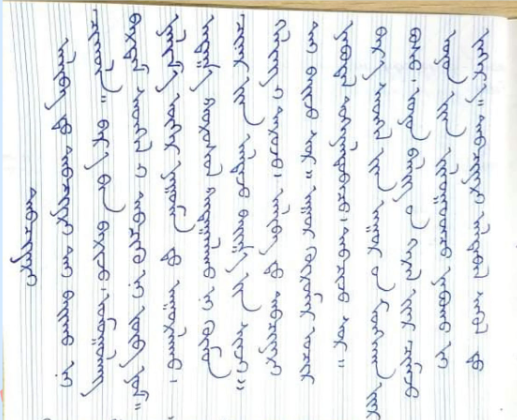
#> input picture adiya/word_segmentation/data/mine.png, 517 x 420 px
$ jupyter execute gpt_preprocess.ipynb
#> lines starting #> are read from the running program, lines starting #| are printed output that depends on the picture; after the words box and inside, x2 and y2 are one past the last pixel; in counts of white or black regions, pixels touching at a corner belong together
### adiya/word_segmentation/segmenter.py
import cv2
import numpy as np
import matplotlib.pyplot as plt
from scipy.signal import find_peaks, peak_widths
from collections import deque
from PIL import Image


# [170 lines left out: functions line_segmenter, segment_words_from_line, not called in this run]


def estimate_vertical_skew_and_draw(gray, show_debug=True):
    # Edge detection
#> called with show_debug = True
    edges = cv2.Canny(gray, 50, 150, apertureSize=3)
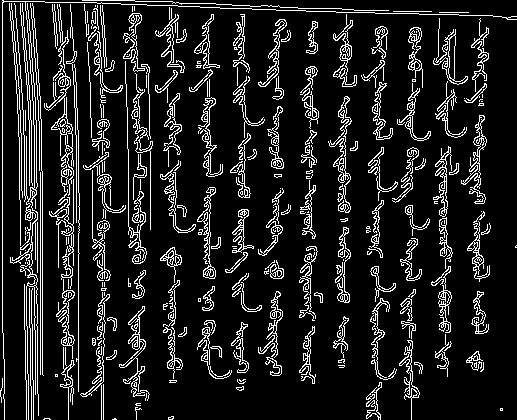
#> edges: shape (420, 517); 12.2% white in thin lines or dots

    # Probabilistic Hough Line Transform
    lines = cv2.HoughLinesP(edges, rho=1, theta=np.pi/180, threshold=100,
                            minLineLength=100, maxLineGap=10)
#> lines = 35 rows, first 6: [2, 332, 2, 0], [78, 391, 78, 220], [97, 3, 400, 13], [34, 125, 35, 236], [30, 266, 33, 419], [40, 374, 40, 172]

    angles = []

    if lines is not None:
        for line in lines:
            x1, y1, x2, y2 = line[0]
            angle = abs(np.degrees(np.arctan2(y2 - y1, x2 - x1))) % 180

            # Consider only nearly vertical lines (angle near 90°)
            if 75 <= angle <= 105:
                angles.append(angle)
#> this loop made 35 passes
#> (x1, y1, x2, y2, angle) on passes 1 to 8: (2, 332, 2, 0, 90), (78, 391, 78, 220, 90), (97, 3, 400, 13, 1.89), (34, 125, 35, 236, 89.48), (30, 266, 33, 419, 88.88), (40, 374, 40, 172, 90), (29, 327, 29, 198, 90), (42, 374, 42, 171, 90)
#> after the loop, angles = 34 values, max 90 at index 0, min 88.88 at index 3, mean 89.63
                # if show_debug:
                #     cv2.line(img, (x1, y1), (x2, y2), (0, 255, 0), 2)

    if not angles:
        print("No vertical lines detected.")
        return gray, 0.0

    median_angle = np.median(angles)
#> median_angle = 90
    # print(angles)
    skew_from_vertical = 90 - median_angle
#> skew_from_vertical = 0
    print(f"Detected skew: {skew_from_vertical:.2f}° (to vertical)")
#| Detected skew: 0.00° (to vertical)

    # Rotate back to vertical
    gray_pil = Image.fromarray(gray).convert("L")
    rotated = gray_pil.rotate(skew_from_vertical, resample=Image.BICUBIC, expand=True, fillcolor=0)

    return np.array(rotated)

### adiya/word_segmentation/gpt_preprocess.ipynb
[cell 1]
import cv2
import numpy as np
import matplotlib.pyplot as plt
from scipy.signal import find_peaks, peak_widths
from collections import deque
import segmenter as st

# Load image in grayscale
# image_path = 'data/test6.png'  # change this to your file path
# image_path = '../test_images/get_test1.jpg'  # change this to your file path
  # change this to your file path
image_path = 'data/mine.png'
gray = cv2.imread(image_path, cv2.IMREAD_GRAYSCALE)
gray = st.estimate_vertical_skew_and_draw(gray)
# Binarize the image (invert to make text=1, background=0)
_, binary = cv2.threshold(gray, 0, 255, cv2.THRESH_BINARY_INV + cv2.THRESH_OTSU)
#> binary: shape (420, 517); 12.2% white; 156 white regions (51 under 20 px), largest, box (x1, y1, x2, y2) and area: (3, 0, 517, 20) 4643, (329, 96, 351, 213) 600, (10, 186, 38, 287) 583

h, w = binary.shape

# Make a mask slightly larger than the image (required by floodFill)
mask = np.zeros((h + 2, w + 2), np.uint8)

# Flood fill from each corner
cv2.floodFill(binary, mask, (0, 0), 0)
cv2.floodFill(binary, mask, (w - 1, 0), 0)
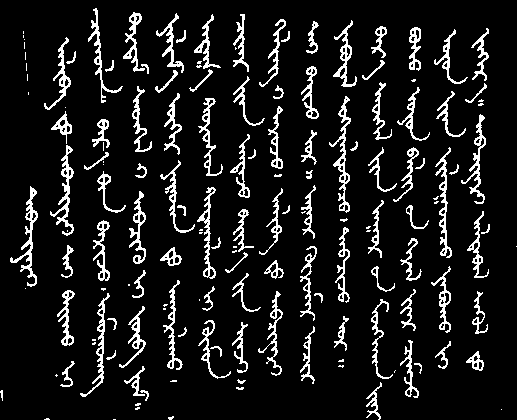
#> binary: shape (420, 517); 10.1% white in thin lines or dots
cv2.floodFill(binary, mask, (0, h - 1), 0)
cv2.floodFill(binary, mask, (w - 1, h - 1), 0)

# Show the grayscale and binary images
plt.figure(figsize=(12, 4))
plt.subplot(1, 2, 1)
plt.title("Grayscale Image")
plt.imshow(gray, cmap='gray')
plt.axis('off')

plt.subplot(1, 2, 2)
plt.title("Binarized (Inverted)")
plt.imshow(binary, cmap='gray')
plt.axis('off')
plt.show()

[cell 2]
vertical_density = np.sum(binary > 0, axis=0)
#> vertical_density = 517 values, max 239 at index 208, min 0 at index 3, mean 42.4

# Detect peaks
peaks, _ = find_peaks(vertical_density, distance=10, prominence=20)
#> peaks = [30, 67, 103, 138, 173, 208, 242, 276, 309, 344, 377, 410, 445, 478]

# Compute widths of the peaks
results_half = peak_widths(vertical_density, peaks, rel_height=0.3)
widths = results_half[0]  # Widths in number of pixels
#> widths = [2.24, 3.3, 3.11, 3.54, 3.26, 2.7, 2.57, 2.66, 3.76, 2.73, 3.03, 2.46, 3.16, 2.65]

# Visualize
plt.figure(figsize=(12, 4))
plt.plot(vertical_density, label='Vertical Density')
plt.plot(peaks, vertical_density[peaks], "rx", label='Detected Backbones')
plt.hlines(results_half[1], results_half[2], results_half[3], color="C2", label='Peak Widths')
plt.title("Backbone Peaks with Widths")
plt.legend()
plt.grid(True)
plt.show()
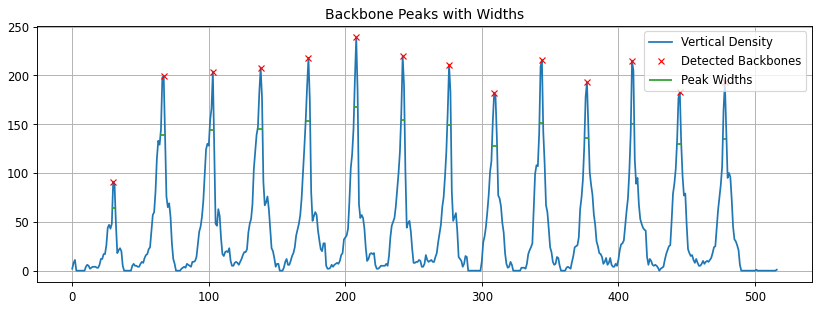
#> figure drawn by matplotlib, 1 panel; curve peaks at x = 208, y = 239; curve peaks at x = 208, y = 239

[cell 3]
results_half = peak_widths(vertical_density, peaks, rel_height=0.3)
left_ips = results_half[2].astype(int)
#> left_ips = [29, 64, 100, 135, 170, 206, 240, 274, 307, 342, 375, 409, 442, 476]
right_ips = results_half[3].astype(int)
#> right_ips = [31, 67, 103, 139, 174, 209, 243, 277, 311, 344, 378, 411, 446, 479]

# Create blank image to draw backbones
backbone_mask = np.zeros_like(binary)

# Draw vertical lines based on actual peak width
for left, right in zip(left_ips, right_ips):
    backbone_mask[:, left:right + 1] = 255
#> this loop made 14 passes
#> (left, right) on passes 1 to 8: (29, 31), (64, 67), (100, 103), (135, 139), (170, 174), (206, 209), (240, 243), (274, 277)
#> backbone_mask: shape (420, 517); 11% white; 14 white regions, largest, box (x1, y1, x2, y2) and area: (135, 0, 140, 420) 2100, (170, 0, 175, 420) 2100, (307, 0, 312, 420) 2100

# Visualize backbone lines on top of the binary image
combined = cv2.addWeighted(binary, 0.7, backbone_mask, 0.7, 0)

plt.figure(figsize=(6, 8))
plt.title("Backbones with Actual Widths on Binary Image")
plt.imshow(combined, cmap='gray')
plt.axis('off')
plt.show()

[cell 4]
# Create blank image to draw regions
line_regions = np.zeros_like(binary)
height, width = binary.shape
visited = np.zeros_like(binary, dtype=bool)
line_bounding_boxes = []

def is_valid(y, x):
    return 0 <= x < width and 0 <= y < height and not visited[y, x] and binary[y, x] > 0

# Region growing for each backbone width
for left, right in zip(left_ips, right_ips):
    coords = []
    for x in range(left, right + 1):
        for y in range(height):
            if binary[y, x] > 0 and not visited[y, x]:
                queue = deque()
                queue.append((y, x))

                while queue:
                    cy, cx = queue.popleft()
                    if not is_valid(cy, cx):
                        continue
                    visited[cy, cx] = True
                    line_regions[cy, cx] = 255
                    coords.append((cy, cx))

                    for dy in [-1, 0, 1]:
                        for dx in [-1, 0, 1]:
                            ny, nx = cy + dy, cx + dx
                            if is_valid(ny, nx):
                                queue.append((ny, nx))

    if coords:
        ys, xs = zip(*coords)
        x_min, x_max = min(xs), max(xs)
        y_min, y_max = min(ys), max(ys)
        line_bounding_boxes.append((x_min, y_min, x_max, y_max))
#> this loop made 14 passes
#> (left, right, x_min, x_max, y_min, y_max) on passes 1 to 8: (29, 31, 10, 37, 186, 286), (64, 67, 44, 75, 37, 386), (100, 103, 80, 125, 8, 396), (135, 139, 119, 151, 12, 409), (170, 174, 155, 194, 13, 419), (206, 209, 189, 230, 14, 378), (240, 243, 225, 264, 14, 389), (274, 277, 258, 285, 19, 375)
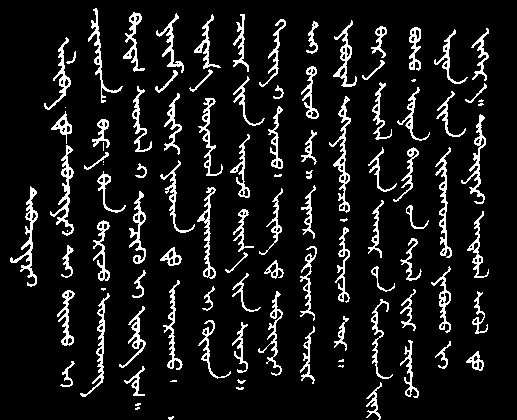
#> line_regions: shape (420, 517); 9.7% white in thin lines or dots
#> visited: shape (420, 517) bool; 9.7% white in thin lines or dots
#> after the loop, line_bounding_boxes = 14 items, first 6: (10, 186, 37, 286), (44, 37, 75, 386), (80, 8, 125, 396), (119, 12, 151, 409), (155, 13, 194, 419), (189, 14, 230, 378)
output = cv2.cvtColor(gray, cv2.COLOR_GRAY2BGR)

for (x_min, y_min, x_max, y_max) in line_bounding_boxes:
    cv2.rectangle(output, (x_min, y_min), (x_max, y_max), (0, 0, 0), 2)
#> this loop made 14 passes
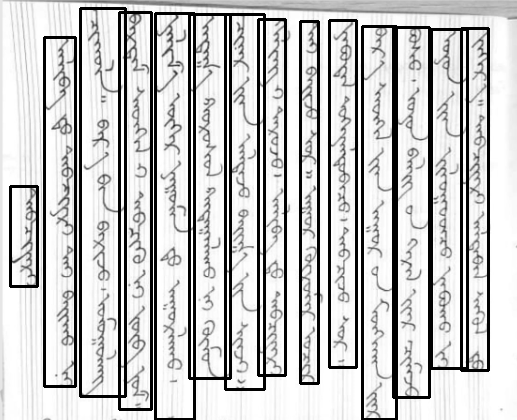
#> output: shape (420, 517, 3); min 0, max 255, mean 199.9
# Visualize the regions
plt.figure(figsize=(6, 8))
plt.title("Smart-Grown Line Regions (Using Backbone Width)")
plt.imshow(output, cmap='gray')
plt.axis('off')
plt.show()

[cell 5]
def segment_words_from_line(gray, binary, line_bbox, overlap_threshold=0.3, adiya = False):
    """
    Segments words from a line image using connected components and merges nearby bounding boxes.

    Args:
        gray (np.ndarray): Grayscale version of the original image.
        binary (np.ndarray): Binary version of the image.
        line_bbox (tuple): Bounding box of the line (x_min, y_min, x_max, y_max).
        overlap_threshold (float): Threshold to merge overlapping word boxes.

    Returns:
        List[Tuple[int, int, int, int]]: List of word bounding boxes in original image coordinates.
    """
    line_x_min, line_y_min, line_x_max, line_y_max = line_bbox
    line_width = line_x_max - line_x_min

    line_piece = binary[line_y_min:line_y_max, line_x_min:line_x_max]
    binary_line = (line_piece > 0).astype(np.uint8)

    # Get connected components with stats
    num_labels, labels, stats, _ = cv2.connectedComponentsWithStats(binary_line)

    # Create a clean mask
    clean_mask = np.zeros_like(binary_line)

    # Minimum area threshold (tune as needed)
    min_area = 30

    for i in range(1, num_labels):  # Skip background
        area = stats[i, cv2.CC_STAT_AREA]
        if area >= min_area:
            clean_mask[labels == i] = 255
    line_piece = clean_mask
    num_labels, labels = cv2.connectedComponents(line_piece)

    height, width = line_piece.shape
    expanded_bboxes = []

    for label in range(1, num_labels):
        y_coords, x_coords = np.where(labels == label)
        y_min, y_max = y_coords.min(), y_coords.max()
        x_min, x_max = x_coords.min(), x_coords.max()
        ratio =  (y_max - y_min) / (x_max - x_min)
        if ratio > 0.5:
            expanded_bboxes.append((x_min, y_min, x_max, y_max))

    def get_overlap_area(box1, box2):
        x_min1, y_min1, x_max1, y_max1 = box1
        x_min2, y_min2, x_max2, y_max2 = box2

        overlap_x_min = max(x_min1, x_min2)
        overlap_x_max = min(x_max1, x_max2)
        overlap_y_min = max(y_min1, y_min2)
        overlap_y_max = min(y_max1, y_max2)

        if overlap_x_max > overlap_x_min and overlap_y_max > overlap_y_min:
            return (overlap_x_max - overlap_x_min) * (overlap_y_max - overlap_y_min)
        return 0

    merged_bboxes = []
    for box in expanded_bboxes:
        overlap_found = False
        for i, merged_box in enumerate(merged_bboxes):
            overlap_area = get_overlap_area(merged_box, box)
            box_area = (box[2] - box[0]) * (box[3] - box[1])

            if overlap_area / box_area > overlap_threshold:
                new_box = (
                    min(merged_box[0], box[0]),
                    min(merged_box[1], box[1]),
                    max(merged_box[2], box[2]),
                    max(merged_box[3], box[3]),
                )
                merged_bboxes[i] = new_box
                overlap_found = True
                break

        if not overlap_found:
            # Expand box horizontally to whole line if no overlap found
            box = (0, box[1], line_width, box[3])
            merged_bboxes.append(box)

    # Convert bboxes to original image coordinates
    word_bboxes_in_full_image = [
        (box[0] + line_x_min, box[1] + line_y_min, box[2] + line_x_min, box[3] + line_y_min)
        for box in merged_bboxes
    ]
    if adiya:

        min_height_ratio=1

        final_bboxes = []

        for i, box in enumerate(word_bboxes_in_full_image):
            box_height = box[3] - box[1]
            box_width = box[2] - box[0]

            # Merge with the previous box if height < 2*width
            if i > 0 and box_height < min_height_ratio * box_width:
                prev_box = final_bboxes[-1]
                new_box = (
                    min(prev_box[0], box[0]),
                    min(prev_box[1], box[1]),
                    max(prev_box[2], box[2]),
                    max(prev_box[3], box[3]),
                )
                final_bboxes[-1] = new_box
            else:
                final_bboxes.append(box)

            return final_bboxes

    return word_bboxes_in_full_image

[cell 6]
output = cv2.cvtColor(gray, cv2.COLOR_GRAY2BGR)

all_word_bboxes = []

for line_bbox in line_bounding_boxes:
    words = segment_words_from_line(gray, binary, line_bbox, adiya=False)
    all_word_bboxes.extend(words)
#> this loop made 14 passes
#> line_bbox on passes 4 to 11: (119, 12, 151, 409), (155, 13, 194, 419), (189, 14, 230, 378), (225, 14, 264, 389), (258, 19, 285, 375), (300, 21, 318, 383), (329, 20, 356, 367), (362, 26, 396, 419)

# Draw all word bounding boxes
for (x_min, y_min, x_max, y_max) in all_word_bboxes:
    cv2.rectangle(output, (x_min, y_min), (x_max, y_max), (255, 0, 0), 1)
#> this loop made 82 passes
#> (x_min, y_min, x_max, y_max) on passes 1 to 8: (10, 186, 37, 285), (44, 37, 75, 109), (44, 111, 75, 143), (44, 145, 75, 235), (44, 245, 75, 277), (44, 290, 75, 345), (44, 361, 75, 385), (80, 8, 125, 102)
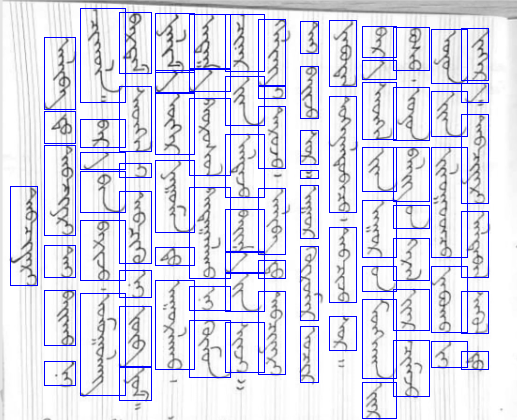
#> output: shape (420, 517, 3); mean B, G, R 236.6, 220.5, 220.5

plt.figure(figsize=(6, 8))

plt.imshow(output, cmap='gray')
plt.axis('off')
plt.show()

[cell 7]
line_x_min, line_y_min, line_x_max, line_y_max = line_bounding_boxes[3]

line_width = line_x_max - line_x_min

# Extract the line region from the binary image
line_orig = gray[line_y_min:line_y_max, line_x_min:line_x_max]
line_piece = binary[line_y_min:line_y_max, line_x_min:line_x_max]
#> line_piece: shape (397, 32); 14.9% white in thin lines or dots

# Show the extracted piece
plt.figure(figsize=(6, 8))
plt.title(f"Extracted Piece from Bounding Box ({line_x_min}, {line_y_min}) to ({line_x_max}, {line_y_max})")
plt.imshow(line_piece, cmap='gray')
plt.axis('off')
plt.show()

[cell 8]
binary_line = (line_piece > 0).astype(np.uint8)
#> binary_line: shape (397, 32); values 0 (black) and 1 (white), 14.9% white in thin lines or dots

# Get connected components with stats
num_labels, labels, stats, _ = cv2.connectedComponentsWithStats(binary_line)
#> labels: shape (397, 32) int32; 15 distinct labels, from 0 to 14

# Create a clean mask
clean_mask = np.zeros_like(binary_line)

# Minimum area threshold (tune as needed)
min_area = 3

for i in range(1, num_labels):  # Skip background
    area = stats[i, cv2.CC_STAT_AREA]
    if area >= min_area:
        clean_mask[labels == i] = 255

# Optional: visualize cleaned region
plt.figure(figsize=(6, 8))
plt.title("Cleaned Line (Small Blobs Removed)")
plt.imshow(clean_mask, cmap='gray')
plt.axis('off')
plt.show()

[cell 9]
line_piece = clean_mask
# line_regions = np.zeros_like(line_piece)
merged_image = cv2.cvtColor(line_piece, cv2.COLOR_GRAY2BGR)
#> merged_image: shape (397, 32, 3); 14.9% white in thin lines or dots
# Use connected components to detect the different parts of the line
num_labels, labels = cv2.connectedComponents(line_piece)

word_regions = cv2.cvtColor(line_piece, cv2.COLOR_GRAY2BGR)
# Now, expand each component (neighbor-wise)
expanded_bboxes = []
height, width = line_piece.shape

for label in range(1, num_labels):  # Start from 1 to avoid the background label (0)
    # Find the coordinates of the current component
    y_coords, x_coords = np.where(labels == label)
    y_min, y_max = y_coords.min(), y_coords.max()
    x_min, x_max = x_coords.min(), x_coords.max()
    ratio = (y_max - y_min) / ( x_max - x_min )
    # Expand the box based on neighbors
    # if ratio >= 0.1 :
    #     expanded_bboxes.append((x_min, y_min, x_max, y_max))
    expanded_bboxes.append((x_min, y_min, x_max, y_max))

    # Draw the bounding box on the image for visualization
    cv2.rectangle(word_regions, (x_min, y_min), (x_max, y_max), 255, 1)
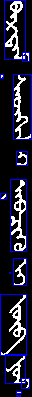
#> word_regions: shape (397, 32, 3); mean B, G, R 55, 34.3, 34.3

# Show the expanded bounding boxes for visualization
plt.figure(figsize=(6, 8))
plt.title("Expanded Bounding Boxes for Line")
plt.imshow(word_regions, cmap='gray')
plt.axis('off')
plt.show()

[cell 10]
overlap_threshold=0.3

# Function to calculate the intersection area between two boxes
def get_overlap_area(box1, box2):
    x_min1, y_min1, x_max1, y_max1 = box1
    x_min2, y_min2, x_max2, y_max2 = box2

    # Calculate the intersection area
    overlap_x_min = max(x_min1, x_min2)
    overlap_x_max = min(x_max1, x_max2)
    overlap_y_min = max(y_min1, y_min2)
    overlap_y_max = min(y_max1, y_max2)

    if overlap_x_max > overlap_x_min and overlap_y_max > overlap_y_min:
        overlap_area = (overlap_x_max - overlap_x_min) * (overlap_y_max - overlap_y_min)
        return overlap_area
    return 0

# Merge boxes if 80% overlap
merged_bboxes = []

for box in expanded_bboxes:
    overlap_found = False
    for merged_box in merged_bboxes:
        overlap_area = get_overlap_area(merged_box, box)
        box_area = (box[2] - box[0]) * (box[3] - box[1])

        if overlap_area / box_area > overlap_threshold:
            # Merge the boxes by taking the min and max of the coordinates
            new_box = (
                min(merged_box[0], box[0]),
                min(merged_box[1], box[1]),
                max(merged_box[2], box[2]),
                max(merged_box[3], box[3]),
            )
            merged_bboxes.remove(merged_box)
            merged_bboxes.append(new_box)
            overlap_found = True
            break

    if not overlap_found:
        box = 0, box[1], line_width, box[3]
        merged_bboxes.append(box)
#> this loop made 14 passes
#> box on passes 1 to 8: (4, 0, 25, 59), (22, 52, 29, 61), (0, 74, 3, 78), (13, 74, 31, 139), (16, 151, 27, 165), (10, 179, 26, 251), (0, 193, 6, 199), (13, 258, 26, 285)

# Show the merged bounding boxes
merged_image = cv2.cvtColor(line_orig, cv2.COLOR_GRAY2BGR)
for bbox in merged_bboxes:
    cv2.rectangle(merged_image, (bbox[0], bbox[1]), (bbox[2], bbox[3]), (0, 255, 0), 2)
#> this loop made 10 passes
#> bbox on passes 1 to 8: (0, 0, 32, 61), (0, 74, 32, 78), (0, 74, 32, 139), (0, 151, 32, 165), (0, 179, 32, 251), (0, 258, 32, 285), (0, 294, 32, 355), (0, 354, 32, 388)
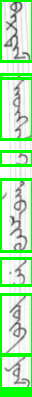
#> merged_image: shape (397, 32, 3); mean B, G, R 184.1, 234.1, 184.1

plt.figure(figsize=(6, 8))
plt.title("Merged Bounding Boxes (30% Overlap)")
plt.imshow(merged_image[..., ::-1])  # BGR to RGB
plt.axis('off')
plt.show()

[cell 11]
# Check if the height is smaller than twice the width and merge with the top box if necessary
min_height_ratio=1

final_bboxes = []

for i, box in enumerate(merged_bboxes):
    box_height = box[3] - box[1]
    box_width = box[2] - box[0]

    # Merge with the previous box if height < 2*width
    if i > 0 and box_height < min_height_ratio * box_width:
        prev_box = final_bboxes[-1]
        new_box = (
            min(prev_box[0], box[0]),
            min(prev_box[1], box[1]),
            max(prev_box[2], box[2]),
            max(prev_box[3], box[3]),
        )
        final_bboxes[-1] = new_box
    else:
        final_bboxes.append(box)
#> this loop made 10 passes

# Show the final merged boxes
final_image = cv2.cvtColor(line_orig, cv2.COLOR_GRAY2BGR)
for bbox in final_bboxes:
    cv2.rectangle(final_image, (bbox[0], bbox[1]), (bbox[2], bbox[3]), (0, 255, 0), 2)
#> this loop made 5 passes
#> bbox on passes 1 to 5: (0, 0, 32, 78), (0, 74, 32, 165), (0, 179, 32, 285), (0, 294, 32, 355), (0, 354, 32, 396)
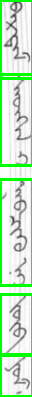
#> final_image: shape (397, 32, 3); mean B, G, R 195.1, 233.1, 195.1

# Show the main image with all final bounding boxes
plt.figure(figsize=(6, 8))
plt.title("Final Merged Bounding Boxes (Height < 2xWidth)")
plt.imshow(final_image[..., ::-1])  # BGR to RGB
plt.axis('off')
plt.show()

# Show each bounding box as a separate image
print("Individual bounding boxes:")
for i, bbox in enumerate(final_bboxes):
    x1, y1, x2, y2 = bbox
    cropped = line_orig[y1:y2, x1:x2]

    plt.figure(figsize=(3, 3))
    plt.title(f"Box {i+1}")
    plt.imshow(cropped, cmap='gray')
    plt.axis('off')
    plt.show()
#> this loop made 5 passes
#> pass 3, `cropped = line_orig[y1:y2, x1:x2]`:
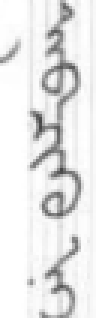
#> cropped: shape (106, 32) (shown 3 times larger); min 70, max 255, mean 231.3
